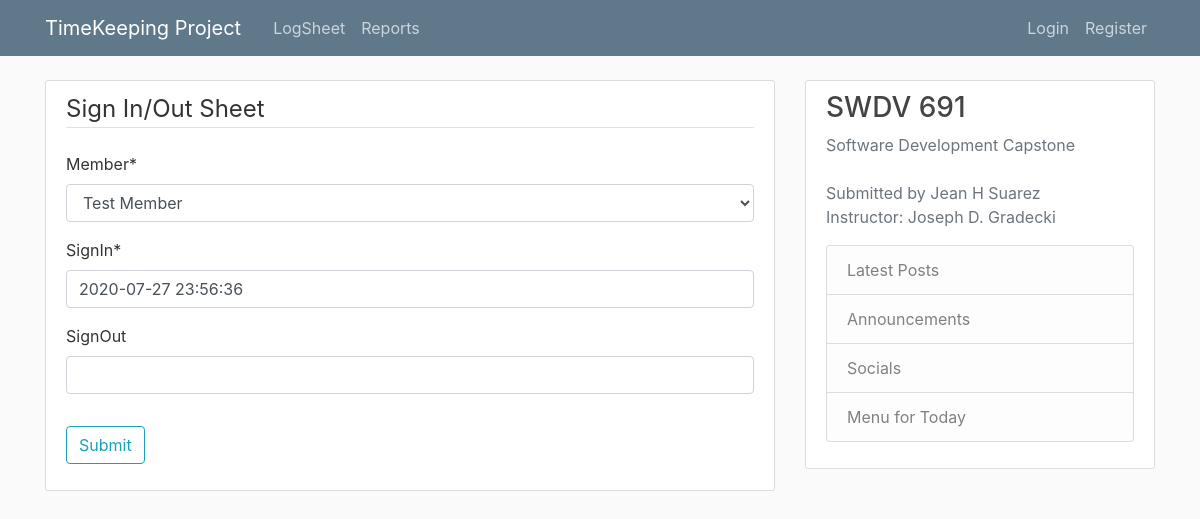
/logsheet/logpost/16/update/, run on an earlier commit of the app's database.
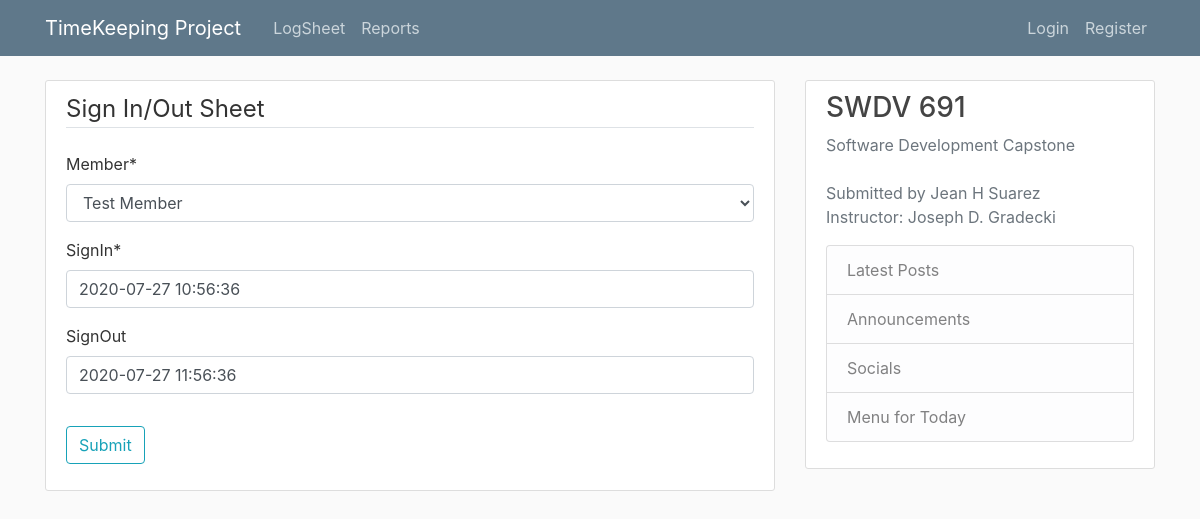
And on a later commit of the database.
### logsheet/models.py (models this page shows, shortened)
class LogPost(models.Model):
    member = models.ForeignKey(Member, on_delete=models.CASCADE)
    signIn = models.DateTimeField(default=timezone.now)
    signOut = models.DateTimeField(null=True, blank=True)

### logsheet/views.py (the view, shortened to what this page needs)
# urls.py: path('logpost/<int:pk>/update/', PostUpdateView.as_view(), name='logpost-update'),
class PostUpdateView(UpdateView):
    model = LogPost
    fields= ('member', 'signIn', 'signOut')
    success_url = '/logsheet/'

### persons/models.py (called while the page is built)
    def __str__(self):
        return f'{self.firstName} Member'

### logsheet/templates/logsheet/logpost_form.html (shortened to what this page needs)
{% extends "logsheet/base.html" %}
{% load crispy_forms_tags %}
{% block content %}
	<div class="content-section">
		<form method="POST">
			<fieldset class="form-group">
				<legend class="border-bottom mb-4">Sign In/Out Sheet</legend>
				{{ form|crispy }}
			</fieldset>
			<div class="form-group">
				<button class="btn btn-outline-info" type="submit">Submit</button>
			</div>
		</form>
	</div>
{% endblock %}

What changed in the data, as far as the page shows it:
changed LogPost "Test Member": signIn "2020-07-27 23:56:36" → "2020-07-27 10:56:36"; signOut (not shown) → "2020-07-27 11:56:36"
